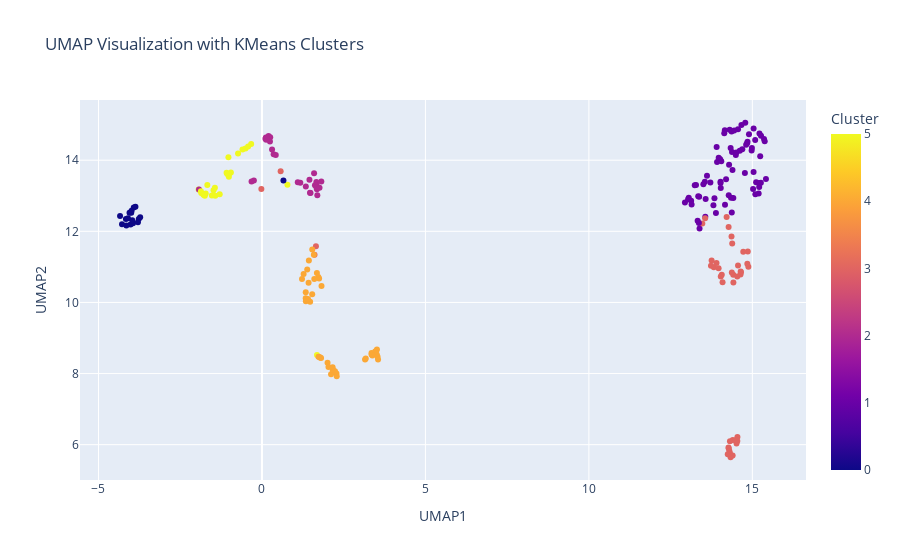

Source (notebook cell):
### Code cell
filepath = './embeddings/embeddings_cropped/hardtail_cv_april_2023-4_valid_cropped.json'
perfrom_clustering(filepath)

### Figure 1 — Plotly figure (JSON) as saved in the notebook; plotly's stock layout.template omitted (floating-point values rounded to 4 significant figures; data arrays with more than 128 entries replaced by an {"elided": "..."} marker saying what was removed)
{"data": [{"hovertemplate": "UMAP1=%{x}<br>UMAP2=%{y}<br>Cluster=%{marker.color}<extra></extra>", "legendgroup": "", "marker": {"color": {"elided": "231 int values"}, "coloraxis": "coloraxis", "symbol": "circle"}, "mode": "markers", "name": "", "orientation": "v", "showlegend": false, "type": "scatter", "x": {"elided": "231 float values"}, "xaxis": "x", "y": {"elided": "231 float values"}, "yaxis": "y"}], "layout": {"coloraxis": {"colorbar": {"title": {"text": "Cluster"}}, "colorscale": [[0, "#0d0887"], [0.1111, "#46039f"], [0.2222, "#7201a8"], [0.3333, "#9c179e"], [0.4444, "#bd3786"], [0.5556, "#d8576b"], [0.6667, "#ed7953"], [0.7778, "#fb9f3a"], [0.8889, "#fdca26"], [1, "#f0f921"]]}, "legend": {"tracegroupgap": 0}, "title": {"text": "UMAP Visualization with KMeans Clusters"}, "xaxis": {"anchor": "y", "domain": [0, 1], "title": {"text": "UMAP1"}}, "yaxis": {"anchor": "x", "domain": [0, 1], "title": {"text": "UMAP2"}}}}
